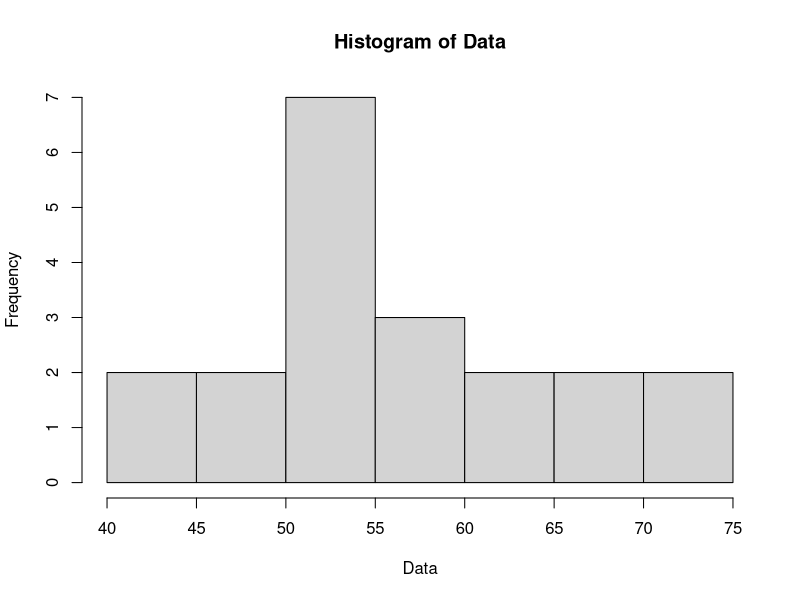
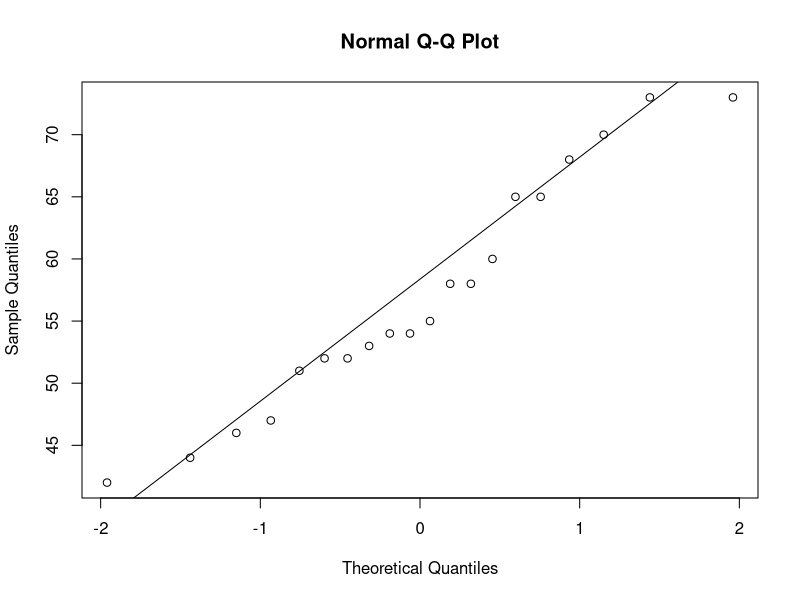
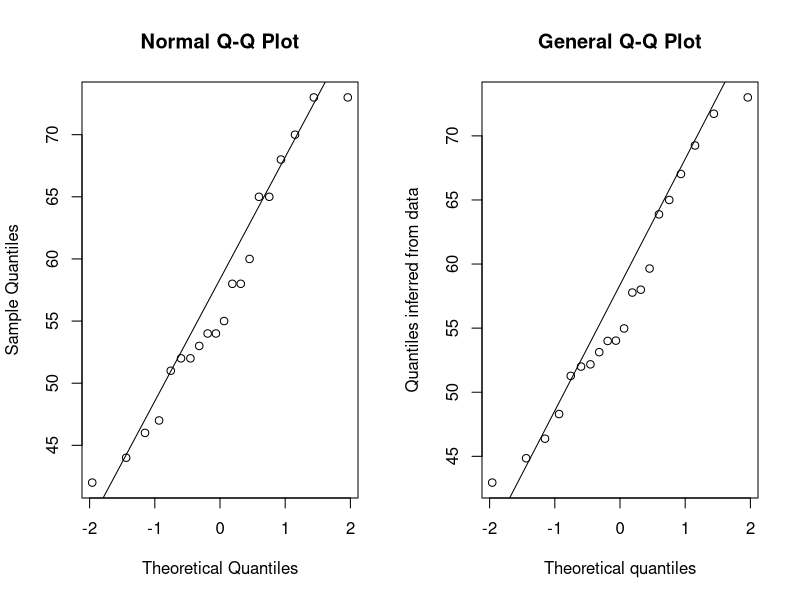
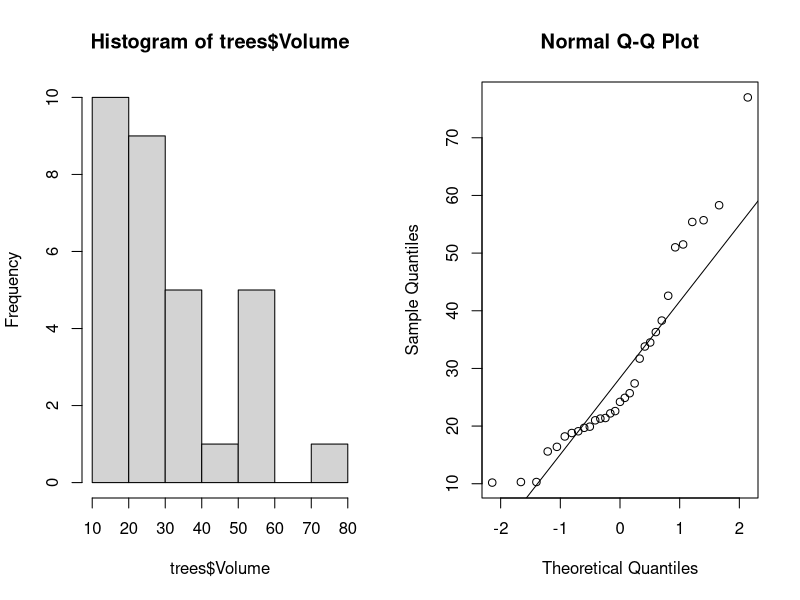
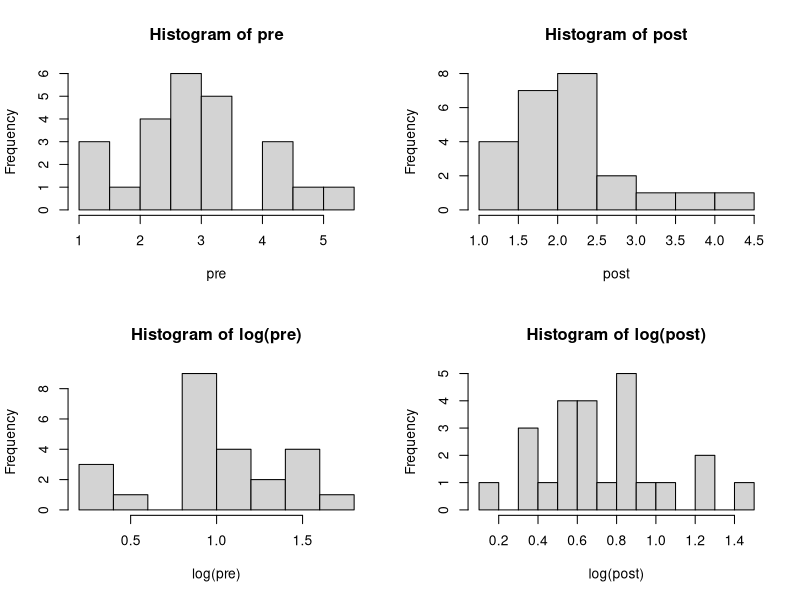

Source code (R) for these figures, in order:
## ---- chunk 1
knitr::opts_chunk$set(echo = TRUE)
## ---- chunk 2

Placebo = c(54,51,58,44,55,52,42,47,58,46)
Drug = c(54,73,53,70,73,68,52,65,65,60)

Data = c(Placebo, Drug)
Data_sd = sd(Data)
Data_mean = mean(Data)
hist(Data, breaks=10)
## ---- chunk 3
qqnorm(Data)
qqline(Data)
## ---- chunk 4
my_probs = ppoints(20)
my_probs
my_quant = qnorm(my_probs)
my_quant
## ---- chunk 5
data_quant = quantile(Data, my_probs)
data_quant
## ---- chunk 6
par(mfrow = c(1,2))

## qqnorm plot
qqnorm(Data)
qqline(Data)

## qqplot plot
qqplot(my_quant, data_quant, 
       xlab="Theoretical quantiles", ylab="Quantiles inferred from data",
       main="General Q-Q Plot")
qqline(Data)
## ---- chunk 7
shapiro.test(Data)
## ---- chunk 8
hist(trees$Volume)
## ---- chunk 9
shapiro.test(trees$Volume)
## ---- chunk 10
qqnorm(trees$Volume)
qqline(trees$Volume)
## ---- chunk 11
#####################################################################
# plasma triglyceride levels in the population (mg/ml)
# borderline high = 2-4 vs. normal < 2
# testing before and after diet and exercise changes (expect a decrease)
pre = c(2.55,3.38,2.37,4.11,3.27,2.58,4.20,3.22,5.10,2.62,3.06,1.23,2.27,2.24,1.39,2.63,2.61,4.30,1.46,3.35,2.79,2.42,4.63,1.57)
post = c(1.59,3.51,1.44,2.32,1.75,1.67,1.90,1.37,2.72,1.80,2.40,2.01,2.41,1.38,1.18,4.31,2.09,2.32,2.63,2.25,1.71,2.01,1.95,3.46)
#####################################################################
## ---- chunk 12

# check distributions of original data with histograms (breaks = 10)
par(mfrow=c(2,2))
hist(pre,breaks=10)
hist(post,breaks=10)

# check distributions after log-transformation
hist(log(pre),breaks=10)
hist(log(post),breaks=10)
## ---- chunk 13
# Shapiro-Wilk tests
shapiro.test(pre)
shapiro.test(post)

# Shapiro-Wilk tests
shapiro.test(log(pre))
shapiro.test(log(post))

## ---- chunk 14

## do t-tests using the original and transformed data
t.test(post,pre,paired=T)
t.test(log(post),log(pre),paired=T)
## ---- chunk 15
# ============================================================================ #
# pre-treatment -- by hand!

# compute standard error
mean_prime = mean(log(pre))
sd_prime = sqrt( sum( (log(pre) - mean_prime)^2 /(length(pre)-1)) )
se_prime = sd_prime/sqrt(length(pre))

# get t-critical
tcrit = qt(0.975,df=length(pre))
tcrit

# CI in log units
ci_pre = c(mean_prime - tcrit*se_prime, mean_prime + tcrit*se_prime)
ci_pre

# CI in original units
ci_pre_orig = exp(ci_pre)
ci_pre_orig
## ---- chunk 16
# ============================================================================ #
# 95%CI post-treatment -- by hand!
mean_prime = mean(log(post))
sd_prime = sqrt( sum( (log(post) - mean_prime)^2 /(length(post)-1)) )
se_prime = sd_prime/sqrt(length(post))
tcrit = qt(0.975,df=length(post))
tcrit

ci_post = c(mean_prime - tcrit*se_prime, mean_prime + tcrit*se_prime)
ci_post
ci_post_orig = exp(ci_post)
ci_post_orig

# ============================================================================ #
# 95%CI post-treatment from t-test
t_post = t.test(log(post),mu=mean(log(pre)))
t_post

ci95_post_log = t_post$conf.int[1:2]
ci95_post_log
ci95_post = exp(ci95_post_log)
ci95_post
## ---- chunk 17
# ============================================================================ #
# pre-treatment from t-test
t_pre = t.test(log(pre),mu=mean(log(pre)))
t_pre
ci95_pre_log = t_pre$conf.int[1:2]
ci95_pre_log
ci95_pre = exp(ci95_pre_log)
ci95_pre

# ============================================================================ #
# post-treatment from t-test
t_post = t.test(log(post),mu=mean(log(pre)))
t_post
ci95_post_log = t_post$conf.int[1:2]
ci95_post = exp(ci95_post_log)
ci95_post_log
ci95_post
